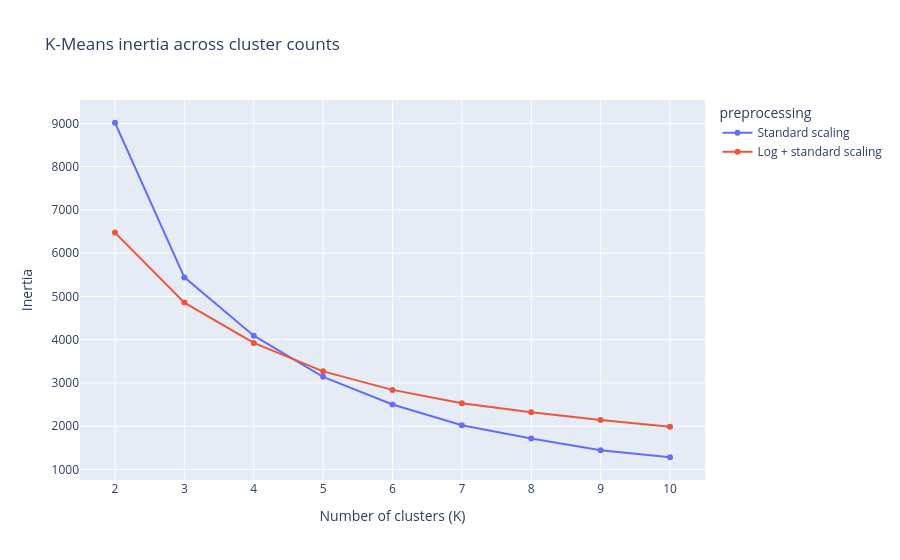

Here is the notebook cell this chart was saved with:
### Markdown cell above
## 5. Inertia and preprocessing

Inertia measures within-cluster squared distances.

It typically falls as K increases.

Do not compare inertia values directly across
different feature transformations as though
they shared an identical distance representation.

### Code cell
fig = px.line(
    validation,
    x="clusters",
    y="inertia",
    color="preprocessing",
    markers=True,
    title="K-Means inertia across cluster counts",
    labels={
        "clusters": "Number of clusters (K)",
        "inertia": "Inertia",
    },
)

fig.update_xaxes(dtick=1)
fig.show()

### Figure 1 — Plotly figure (JSON) as saved in the notebook; plotly's stock layout.template omitted (floating-point values rounded to 4 significant figures)
{"data": [{"hovertemplate": "preprocessing=Standard scaling<br>Number of clusters (K)=%{x}<br>Inertia=%{y}<extra></extra>", "legendgroup": "Standard scaling", "line": {"color": "#636efa", "dash": "solid"}, "marker": {"symbol": "circle"}, "mode": "lines+markers", "name": "Standard scaling", "orientation": "v", "showlegend": true, "type": "scatter", "x": [2, 3, 4, 5, 6, 7, 8, 9, 10], "xaxis": "x", "y": [9013.0, 5440.0, 4092.0, 3141.0, 2502.0, 2023.0, 1715.0, 1446.0, 1283.0], "yaxis": "y"}, {"hovertemplate": "preprocessing=Log + standard scaling<br>Number of clusters (K)=%{x}<br>Inertia=%{y}<extra></extra>", "legendgroup": "Log + standard scaling", "line": {"color": "#EF553B", "dash": "solid"}, "marker": {"symbol": "circle"}, "mode": "lines+markers", "name": "Log + standard scaling", "orientation": "v", "showlegend": true, "type": "scatter", "x": [2, 3, 4, 5, 6, 7, 8, 9, 10], "xaxis": "x", "y": [6474.0, 4857.0, 3924.0, 3268.0, 2840.0, 2533.0, 2326.0, 2145.0, 1990.0], "yaxis": "y"}], "layout": {"legend": {"title": {"text": "preprocessing"}, "tracegroupgap": 0}, "title": {"text": "K-Means inertia across cluster counts"}, "xaxis": {"anchor": "y", "domain": [0.0, 1.0], "dtick": 1, "title": {"text": "Number of clusters (K)"}}, "yaxis": {"anchor": "x", "domain": [0.0, 1.0], "title": {"text": "Inertia"}}}}
